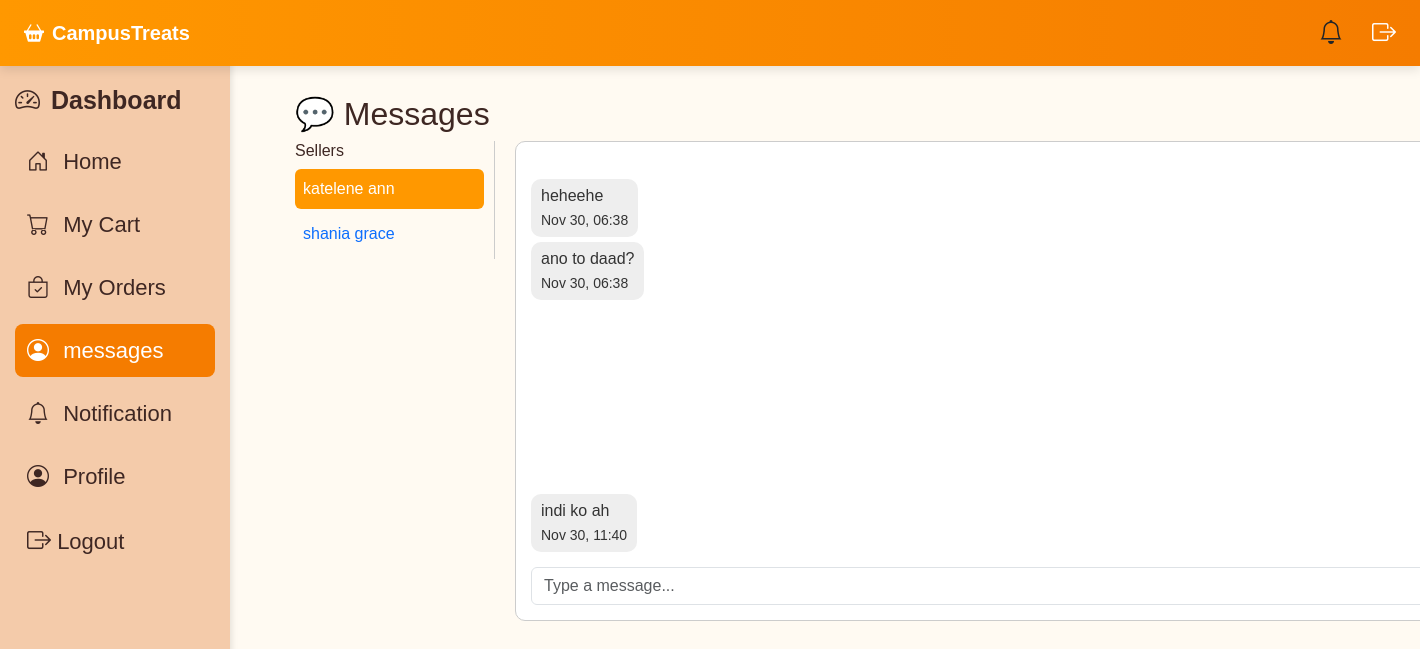
Screenshot of /php/buyer_messages.php (signed in) with the database file from the repository.
### tables this page shows
CREATE TABLE `users` (
  `user_id` int(11) NOT NULL,
  `full_name` varchar(50) NOT NULL,
  `username` varchar(50) NOT NULL,
  `email` varchar(100) NOT NULL,
  `password` varchar(255) NOT NULL,
  `role` enum('buyer','seller','admin') NOT NULL,
  `is_active` tinyint(1) DEFAULT 1,
  `approval_status` enum('pending','approved','rejected') DEFAULT 'pending',
  `description` text DEFAULT NULL,
  `created_at` timestamp NOT NULL DEFAULT current_timestamp(),
  `updated_at` timestamp NOT NULL DEFAULT current_timestamp() ON UPDATE current_timestamp(),
  `profile_picture` varchar(255) DEFAULT NULL,
  `phone` varchar(20) DEFAULT NULL,
  `is_seller` tinyint(1) DEFAULT 0,
  `department` varchar(150) DEFAULT NULL,
  `course` varchar(100) DEFAULT NULL,
  `section` varchar(50) DEFAULT NULL
);

CREATE TABLE `messages` (
  `message_id` int(11) NOT NULL,
  `buyer_id` int(11) NOT NULL,
  `seller_id` int(11) NOT NULL,
  `message` text NOT NULL,
  `created_at` timestamp NOT NULL DEFAULT current_timestamp(),
  `sender` enum('buyer','seller') NOT NULL,
  `is_read` tinyint(1) NOT NULL DEFAULT 0
);

### php/buyer_messages.php (the view, shortened to what this page needs)
<?php
$buyer_id = $_SESSION['user_id'];
try {
    $conn = new PDO("mysql:host=localhost;dbname=camptreats", "root", "");
    $conn->setAttribute(PDO::ATTR_ERRMODE, PDO::ERRMODE_EXCEPTION);
    $stmtSellers = $conn->prepare("
        SELECT DISTINCT u.user_id AS seller_id, u.full_name AS seller_name
        FROM messages m
        JOIN users u ON m.seller_id = u.user_id
        WHERE m.buyer_id = ?
    ");
    $stmtSellers->execute([$buyer_id]);
    $sellers = $stmtSellers->fetchAll(PDO::FETCH_ASSOC);
    $selected_seller_id = $_GET['seller_id'] ?? ($sellers[0]['seller_id'] ?? null);
    $messages = [];
    if($selected_seller_id){
      $stmtMsgFetch = $conn->prepare("SELECT * FROM messages WHERE buyer_id=? AND seller_id=? ORDER BY created_at ASC");
        $stmtMsgFetch->execute([$buyer_id, $selected_seller_id]);
        $messages = $stmtMsgFetch->fetchAll(PDO::FETCH_ASSOC);
    }
} catch(PDOException $e){
    die("DB Error: ".$e->getMessage());
}
?>
<!DOCTYPE html>
<html lang="en">
<head>
<link rel="stylesheet" href="../bootstrap/css/bootstrap.min.css">
<link rel="stylesheet" href="../bootstrap-icons/bootstrap-icons.css">
</head>
<body>
<nav class="navbar navbar-expand-lg fixed-top">
  <div class="container-fluid px-4">
    <a class="navbar-brand" href="#"><i class="bi bi-basket2-fill me-2"></i>CampusTreats</a>
    <div class="d-flex align-items-center">
      <div class="dropdown ms-3">
        <button id="notifDropdown" class="btn position-relative" type="button" data-bs-toggle="dropdown">
          <i class="bi bi-bell fs-4"></i>
        </button>
    </div>
      <a href="logout.php" class="nav-link ms-3"><i class="bi bi-box-arrow-right fs-4"></i></a>
  </div>
</nav>
<div class="sidebar">
  <h5><i class="bi bi-speedometer2 me-1"></i> Dashboard</h5>
  <a href="buyer_dashboard.php"><i class="bi bi-house-door me-2"></i> Home</a>
  <a href="cart.php"><i class="bi bi-cart me-2"></i> My Cart</a>
  <a href="buyers_order.php"><i class="bi bi-bag-check me-2"></i> My Orders</a>
  <a href="buyer_messages.php"  class="active"><i class="bi bi-person-circle me-2"></i> messages</a>
  <a href="buyer_notifications.php"><i class="bi bi-bell me-2"></i> Notification</a>
  <a href="profile.php"><i class="bi bi-person-circle me-2"></i> Profile</a>
  <a href="logout.php"><i class="bi bi-box-arrow-right fs-4"></i> Logout</a>
</div>
<div class="main-content container">
<h2>💬 Messages</h2>
<div class="chat-sidebar">
    <h6>Sellers</h6>
    <?php foreach($sellers as $seller): ?>
        <a href="?seller_id=<?= $seller['seller_id'] ?>" class="<?= ($seller['seller_id']==$selected_seller_id)?'active':'' ?>">
            <?= htmlspecialchars($seller['seller_name']) ?>
        </a>
    <?php endforeach; ?>
</div>
<?php if($selected_seller_id): ?>
<div class="chat-box">
    <div class="messages-container">
        <?php foreach($messages as $msg): ?>
            <div class="message <?= $msg['sender']=='buyer'?'buyer':'seller' ?>">
                <?= htmlspecialchars($msg['message']) ?><br>
                <small><?= date('M d, H:i', strtotime($msg['created_at'])) ?></small>
            </div>
        <?php endforeach; ?>
    </div>
    <form method="POST">
        <div class="input-group">
            <input type="text" name="message" class="form-control" placeholder="Type a message..." required>
        </div>
    </form>
</div>
<?php else: ?>
<p>Select a seller to start chatting.</p>
<?php endif; ?>
</div>
</body>
</html>

### php/buyer_messages.php (style rules this page uses)
body { background-color: #fffaf2; font-family: 'Poppins', sans-serif; color: #3E2723; margin:0; padding-top:70px; }
.navbar { background: linear-gradient(90deg, #ff9800, #f57c00); box-shadow: 0 4px 10px rgba(0,0,0,0.1); }
.navbar-brand { font-weight:700; color:#fff !important; }
.nav-link { color:#fff !important; font-weight:500; }
.sidebar { position: fixed; top:60px; left:0; width:230px; height:100%; background-color:#f4cbaa; padding:25px 15px; box-shadow:2px 0 6px rgba(0,0,0,0.1); }
.sidebar h5 { font-weight:600; font-size:25px; margin-bottom:20px; }
.sidebar a { display:block; padding:10px 12px; border-radius:8px; color:#3E2723; margin-bottom:10px; text-decoration:none; transition: all 0.3s ease; font-weight:500; font-size:22px; }
.main-content { margin-left:270px; padding:25px; }
.chat-sidebar { width:200px; float:left; border-right:1px solid #ccc; padding-right:10px; }
.chat-sidebar a { display:block; padding:8px; text-decoration:none; border-radius:6px; margin-bottom:5px; }
.chat-sidebar a.active, .chat-sidebar a:hover { background:#ff9800; color:#fff; }
.chat-box { margin-left:220px; border:1px solid #ccc; padding:15px; border-radius:10px; background:#fff; }
.message.seller { text-align: left; float: left; background: #eee; color: #333; padding: 5px 10px; border-radius: 10px; margin-bottom: 5px; max-width: 70%; clear: both; display: table; word-wrap: break-word; }
.messages-container { height:400px; overflow-y:auto; margin-bottom:10px; }
:root { --primary1: #ff9800; --primary2: #f57c00; --bg: #fffaf2; --text: #3E2723; }
.sidebar a.active { background: var(--primary2); color:#fff; }

### rows the page displays
users: full_name "katelene ann"
users: full_name "shania grace"
messages: message "heheehe", created_at "Nov 30, 06:38"
messages: message "ano to daad?", created_at "Nov 30, 06:38"
messages: message "indi ko ah", created_at "Nov 30, 11:40"
